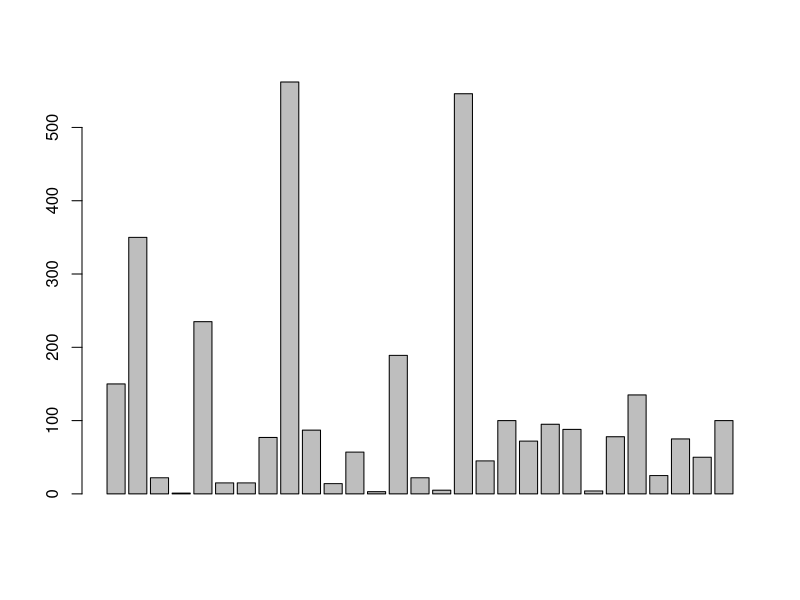

The R source for this figure: (Note: this script raises an error after producing the figure.)
# Week 3 Introduction - Data 710 Introduction to R Programming
# Data Frames
#
# GITHUB:  https://github.com/mrpgmr67/Introduction-to-R
#
##########################################################################

setwd("D:/Davenport/Data 710 Scripts")                      # Don't forget to set to your working directory to find the files

#  Creating a simple data frame
x <- c(seq(1:10))
y <- seq(from=1, to=20, by=2)
z <- seq(from=1, to=100, by=10)

c <- data.frame(x,y)
d <- data.frame(y,z)

# Return the structure and the value of the x variable from data frame c
str(c)
c$x

# Merge two data frames
e <- merge(c,d)
e

# Use of the read.csv, barplot, and summary functions
sample_data <-read.csv("sample.csv")
barplot(sample_data$Amount)
summary(sample_data$Amount)



aList$V_Input[i] <- ifelse((aList$ID[i] %% 2) == 0, FALSE, TRUE)


#  THE ASSIGNMENT
#
#
#
#  1.  Create a list
#  ID - Numeric 1 to 100
#  Category - Character
#  V_Input - Boolean
#  Sample 100 records    hint:  use seq() function


#  2.  Create a function to populate V_Input with TRUE if the ID is odd and FALSE if the id is even
#
#   Use ifelse() and the modulus operator %%
#                        if modulus 2 == 0 then you know it is even

#  3.  Word frequencies
#      several possible solutions:  
#          quanteda library    http://quanteda.io/
#          tm library
#          create your own function.  
#      
#       bar plot     
#       barplot(wordCnt$wordFreq,xlab="Words", ylab="Frequency (count)" )

#  4.  read.csv()        We have done this multiple times so far

#  5.  Linear regression


library(lattice)

# Example of a good linear relationship
xyplot(iris$Petal.Length ~ iris$Petal.Width)                            # Simple scatter plot
xyplot(iris$Petal.Length ~ iris$Petal.Width | iris$Species)             # Scatter broken down by species

simpleIrisRegression <- lm(Petal.Length ~ Petal.Width, data=iris)       # Create the linear regression model

plot(iris$Petal.Length ~ iris$Petal.Width)                              # Create the initial plot
abline(simpleIrisRegression)                                            # Overlay the regression line
summary(simpleIrisRegression)                                           # Statistical Summary

# Example of a poor linear relationship
xyplot(iris$Sepal.Length ~ iris$Sepal.Width)
xyplot(iris$Sepal.Length ~ iris$Sepal.Width | iris$Species)

simpleIrisRegression <- lm(Sepal.Length ~ Sepal.Width, data=iris)

plot(iris$Sepal.Length ~ iris$Sepal.Width)
abline(simpleIrisRegression)
summary(simpleIrisRegression)

